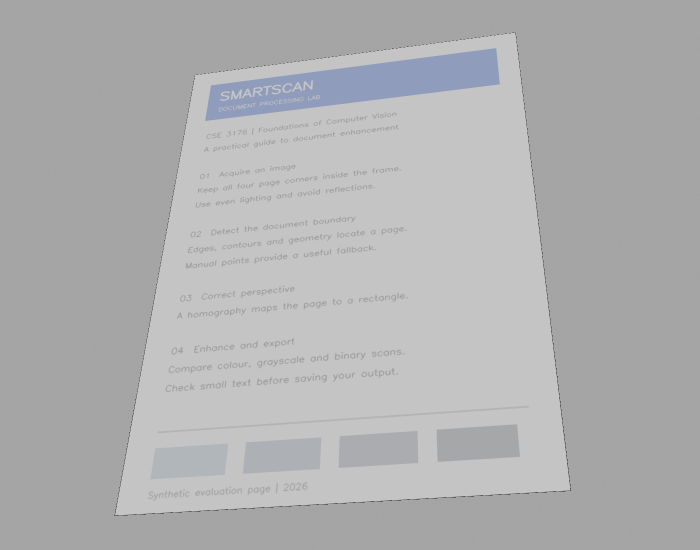
#> input picture sample_images/low_contrast.png, 1400 x 1100 px (shown at 1/2 size)
$ python -i document_detection.py   (imports and definitions only)
#> lines starting #> are read from the running program, lines starting #| are printed output that depends on the picture; after the words box and inside, x2 and y2 are one past the last pixel; in counts of white or black regions, pixels touching at a corner belong together
#> further down, picture is the input picture: shape (1100, 1400, 3); mean B, G, R 177.4, 176.5, 176.1
### src/image_processing.py
"""Image I/O, bounded resizing and independent FCV demonstrations. Arrays are BGR."""
from pathlib import Path
import cv2
import numpy as np
from PIL import Image, ImageOps

MAX_PIXELS = 40_000_000

def validate(image):
    if not isinstance(image, np.ndarray) or image.size == 0 or image.dtype != np.uint8:
        raise ValueError("Expected a nonempty uint8 image.")
    if image.ndim not in (2, 3) or (image.ndim == 3 and image.shape[2] != 3):
        raise ValueError("Expected grayscale or three-channel BGR.")
    if min(image.shape[:2]) < 8:
        raise ValueError("Image must be at least 8 x 8 pixels.")
    return image

# [10 lines left out: function load_image, not called in this run]

def gray(image):
    return image.copy() if image.ndim == 2 else cv2.cvtColor(image, cv2.COLOR_BGR2GRAY)

def resize_longest(image, maximum=1200):
#> called with maximum = 1000
    validate(image)
    scale = min(1., maximum / max(image.shape[:2]))
#> scale = 0.714
    if scale == 1:
        return image.copy(), scale
    return cv2.resize(image, None, fx=scale, fy=scale, interpolation=cv2.INTER_AREA), scale

# [19 lines left out: functions crop, gamma_correct, histogram_image, not called in this run]

TECHNIQUES = ["Grayscale", "Normalize", "Histogram", "Equalize", "CLAHE", "Gaussian", "Median", "Bilateral", "Sharpen", "Gamma", "Binary", "Adaptive", "Morphology", "Canny", "HSV paper mask", "K-means", "Hough lines", "Center crop"]

# [37 lines left out: function demonstrate, not called in this run]

### src/perspective_correction.py
"""Convex four-point validation, stable cyclic ordering, projective rectification."""
import cv2
import numpy as np

def order_corners(points):
    pts = np.asarray(points, np.float32)
    if pts.shape != (4,2) or not np.isfinite(pts).all():
        raise ValueError("Exactly four finite (x,y) corners are required.")
    if len(np.unique(pts,axis=0)) != 4:
        raise ValueError("Corners must be distinct.")
    center = pts.mean(axis=0)
    pts = pts[np.argsort(np.arctan2(pts[:,1]-center[1],pts[:,0]-center[0]))]
    pts = np.roll(pts,-int(np.argmin(pts.sum(axis=1))),axis=0)
    # Image y points downward: TL, TR, BR, BL gives positive signed area.
    if cv2.contourArea(pts,oriented=True) < 0: pts = pts[[0,3,2,1]]
    if not cv2.isContourConvex(pts) or cv2.contourArea(pts) < 16:
        raise ValueError("Corners must form a convex document with a nonzero area.")
    if np.min(np.linalg.norm(pts-np.roll(pts,1,axis=0),axis=1)) < 4:
        raise ValueError("Document edges are too short.")
    return pts

# [19 lines left out: functions validate_corners, warp_document, not called in this run]

### src/document_detection.py
"""Multi-mask quadrilateral proposal + geometric and photometric evidence ranking."""
from dataclasses import dataclass, field
import cv2
import numpy as np
from .image_processing import gray, resize_longest, validate
from .perspective_correction import order_corners

@dataclass
class Detection:
    corners: object = None
    confidence: float = 0.
    strategy: str = "none"
    message: str = "No reliable document. Select four corners manually."
    stages: dict = field(default_factory=dict)

def _hough_proposals(edges):
    """Intersect separated, roughly horizontal and vertical long line pairs."""
    h,w = edges.shape
    lines = cv2.HoughLinesP(edges,1,np.pi/180,60,minLineLength=min(h,w)*.23,maxLineGap=40)
    if lines is None: return []
    horizontal,vertical = [],[]
    for x1,y1,x2,y2 in lines[:,0]:
        dx,dy = x2-x1,y2-y1
        entry = (np.hypot(dx,dy),np.array([y1-y2,x2-x1,x1*y2-x2*y1],float))
        (horizontal if abs(dx)>abs(dy) else vertical).append(entry)
    horizontal = sorted(horizontal,key=lambda t:-t[0])[:7]
    vertical = sorted(vertical,key=lambda t:-t[0])[:7]
    out=[]
    for i,(_,a) in enumerate(horizontal):
        for _,b in horizontal[i+1:]:
            for j,(_,c) in enumerate(vertical):
                for _,d in vertical[j+1:]:
                    points=[]
                    for u,v in [(a,c),(a,d),(b,d),(b,c)]:
                        p=np.cross(u,v)
                        if abs(p[2])<1e-8: break
                        points.append(p[:2]/p[2])
                    if len(points)==4:
                        p=np.float32(points)
                        if (p>=0).all() and (p[:,0]<w).all() and (p[:,1]<h).all(): out.append(p)
    return out

def detect_document(image):
    validate(image)
    small,scale=resize_longest(image,1000)
#> scale = 0.714
    g=gray(small); h,w=g.shape; total=h*w
#> after `h, w = g.shape`: h = 786; w = 1000
#> after `total = h * w`: total = 786000
    smooth=cv2.bilateralFilter(g,7,45,45)
    edges=cv2.Canny(smooth,40,130)
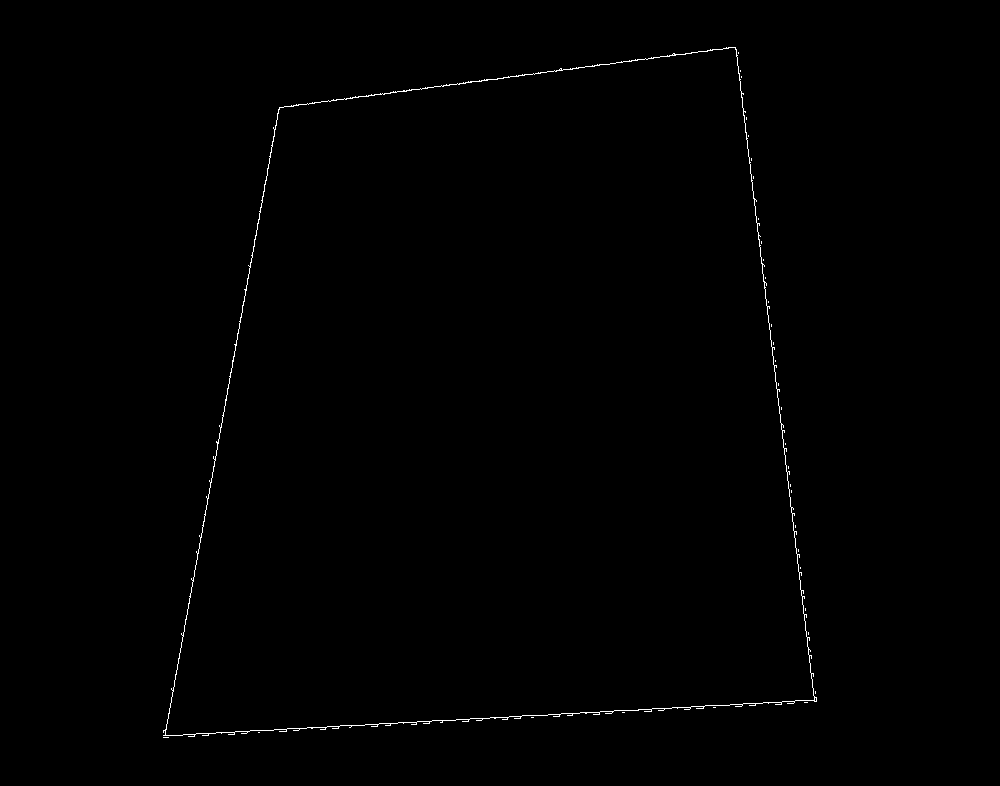
#> edges: shape (786, 1000); 0.39% white in thin lines or dots, all inside (x1, y1, x2, y2) = (163, 47, 817, 738)
    closed=cv2.morphologyEx(edges,cv2.MORPH_CLOSE,np.ones((5,5),np.uint8))
    otsu=cv2.threshold(cv2.GaussianBlur(g,(5,5),0),0,255,cv2.THRESH_BINARY+cv2.THRESH_OTSU)[1]
#> otsu: shape (786, 1000); 39.6% white; 17 white regions (8 under 20 px), largest, box (x1, y1, x2, y2) and area: (166, 48, 814, 735) 310716, (330, 129, 345, 141) 88, (434, 116, 447, 128) 66
    hsv=cv2.inRange(cv2.cvtColor(small,cv2.COLOR_BGR2HSV) if small.ndim==3 else cv2.cvtColor(small,cv2.COLOR_GRAY2BGR), (0,0,110),(179,110,255)) if small.ndim==3 else otsu
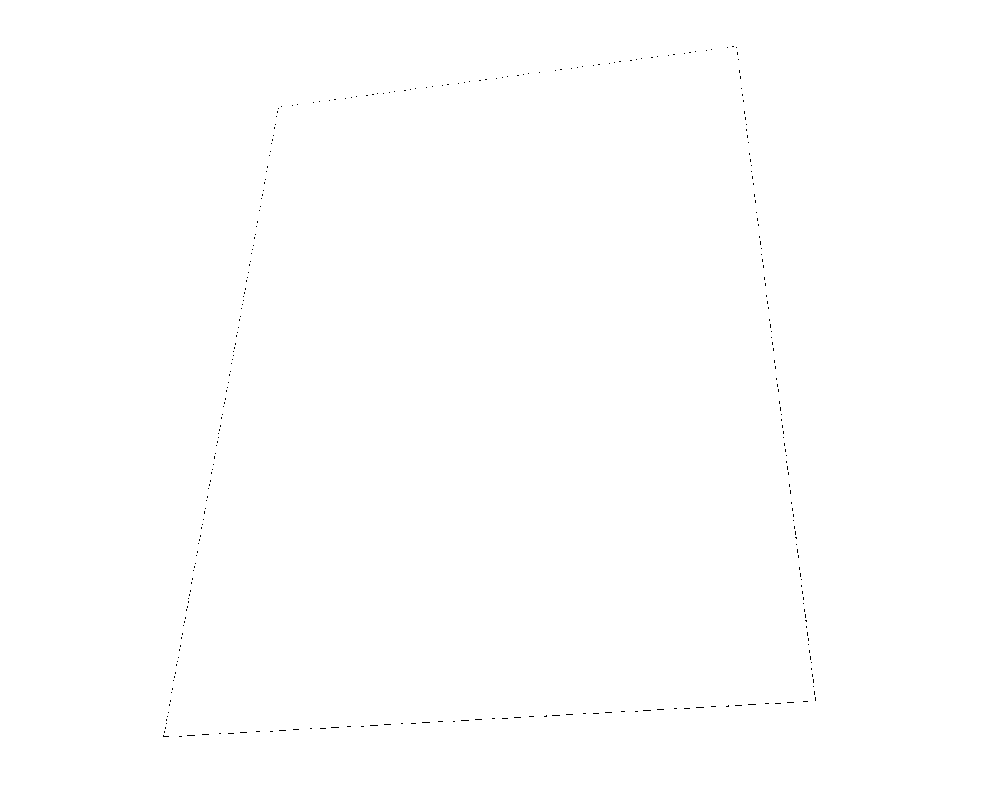
#> hsv: shape (786, 1000); 99.9% white; black in thin lines or dots, all inside (x1, y1, x2, y2) = (163, 46, 816, 737)
    stages={"Grayscale":g,"Filtering":smooth,"Edge detection":edges,"Morphological close":closed,"Paper segmentation":otsu}
    if g.std()<3:
        return Detection(stages=stages)
    proposals=[]; contour_view=small.copy()
    if contour_view.ndim==2: contour_view=cv2.cvtColor(contour_view,cv2.COLOR_GRAY2BGR)
    for name,mask in [("Canny",closed),("Otsu",otsu),("Inverted Otsu",255-otsu),("HSV",hsv)]:
        contours,_=cv2.findContours(mask,cv2.RETR_LIST,cv2.CHAIN_APPROX_SIMPLE)
        for contour in sorted(contours,key=cv2.contourArea,reverse=True)[:20]:
            if cv2.contourArea(contour)<total*.07: continue
            cv2.drawContours(contour_view,[contour],-1,(100,170,70),1)
            hull=cv2.convexHull(contour)
            for epsilon in [.015,.025,.04,.06]:
                poly=cv2.approxPolyDP(hull,epsilon*cv2.arcLength(hull,True),True)
                if len(poly)==4: proposals.append((name,poly.reshape(4,2)))
#> this loop made 4 passes
#> name on passes 1 to 4: 'Canny', 'Otsu', 'Inverted Otsu', 'HSV'
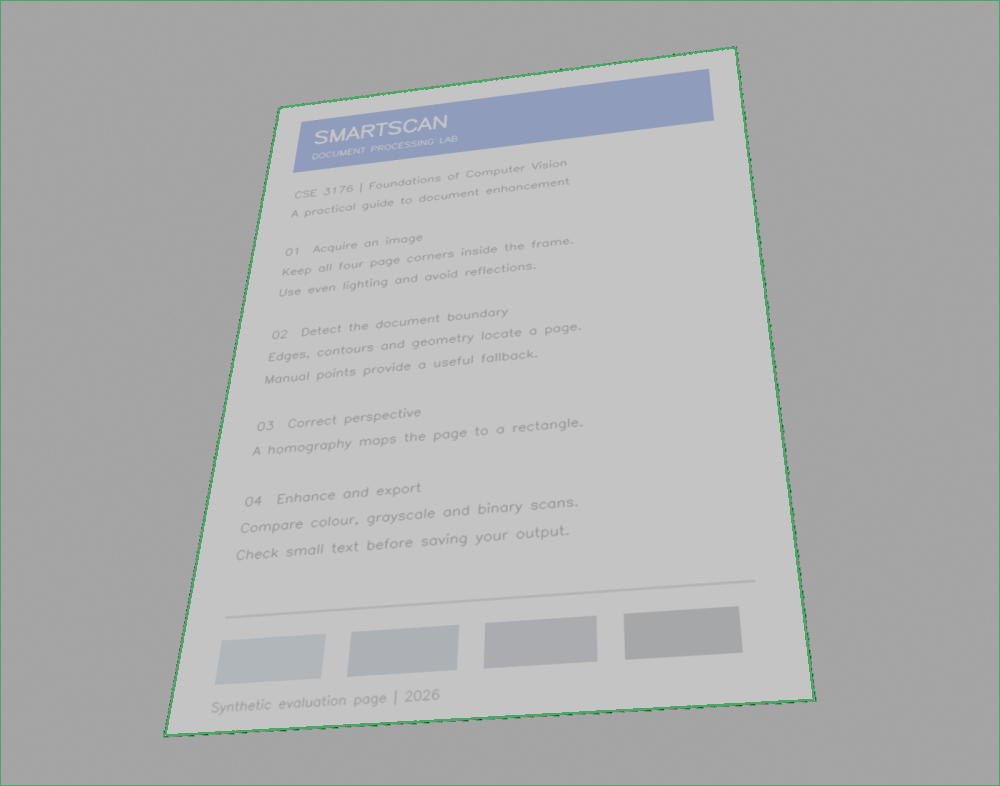
#> contour_view: shape (786, 1000, 3); mean B, G, R 176.5, 176.4, 174.9
#> after the loop, proposals = 24 items
    # Hough is a supporting path when contours do not supply a strong boundary.
    proposals.extend(("Hough intersections",p) for p in _hough_proposals(edges))
#> in _hough_proposals, `lines = cv2.HoughLinesP(edges,1,np.pi/180,60,minLineLength=min(h,w)*.2..`: lines = 13 rows, first 6: [250, 730, 816, 700], [734, 47, 815, 701], [171, 735, 807, 702], [221, 427, 278, 109], [179, 658, 251, 255], [279, 108, 561, 68]
#> the loop in _hough_proposals, `for x1,y1,x2,y2 in lines[:,0]:` made 13 passes
#> (x1, y1, x2, y2, dx, dy, entry) on passes 1 to 11: (250, 730, 816, 700, 566, -30, (566.8, [30, 566, -420680])), (734, 47, 815, 701, 81, 654, (659, [-654, 81, 476229])), (171, 735, 807, 702, 636, -33, (636.9, [33, 636, -473103])), (221, 427, 278, 109, 57, -318, (323.1, [318, 57, -94617])), (179, 658, 251, 255, 72, -403, (409.4, [403, 72, -119513])), (279, 108, 561, 68, 282, -40, (284.8, [40, 282, -41616])), (165, 737, 217, 442, 52, -295, (299.5, [295, 52, -86999])), (368, 96, 674, 53, 306, -43, (309, [43, 306, -45200])), (497, 79, 726, 47, 229, -32, (231.2, [32, 229, -33995])), (736, 49, 816, 701, 80, 652, (656.9, [-652, 80, 475952])), (738, 52, 799, 554, 61, 502, (505.7, [-502, 61, 367304]))
    distance=cv2.distanceTransform(255-edges,cv2.DIST_L2,3)
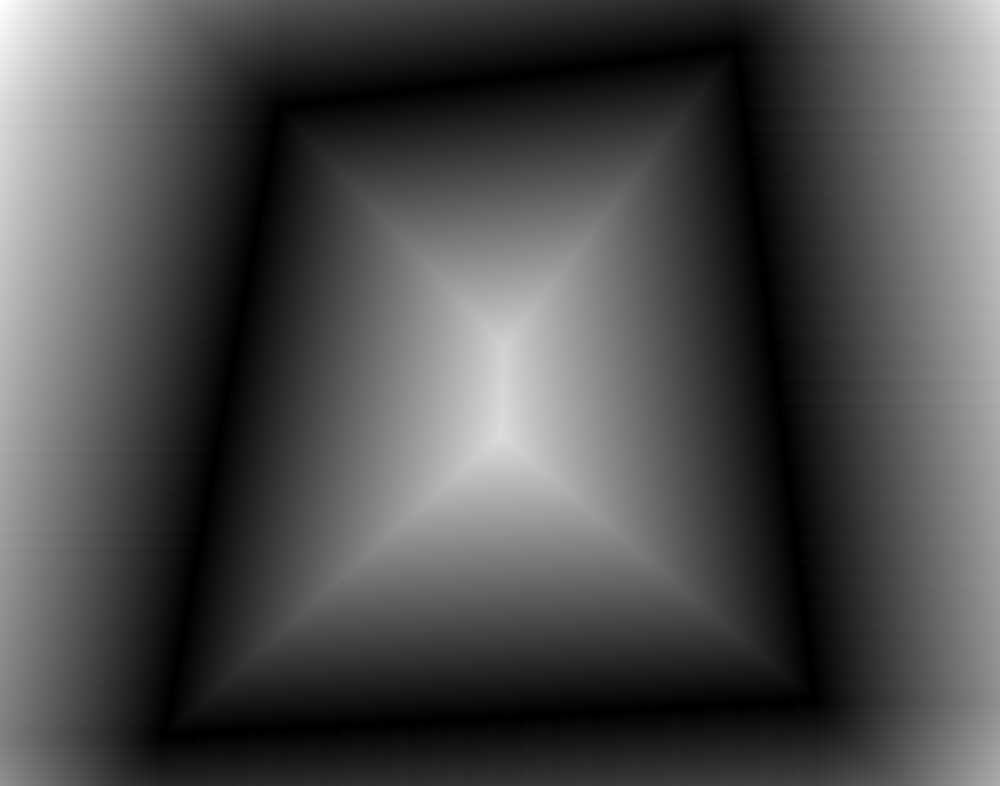
#> distance: shape (786, 1000) float32; min 0, max 310.6, mean 96.3; drawn with min black and max white
    best=None
    for strategy,points in proposals:
        try: p=order_corners(points)
        except ValueError: continue
        area=cv2.contourArea(p)/total
        if not .07<area<.97: continue
        # Reject candidates that merely trace the frame.
        touches=(p[:,0]<3)|(p[:,1]<3)|(p[:,0]>w-4)|(p[:,1]>h-4)
        if touches.sum()>=2: continue
        sides=np.linalg.norm(p-np.roll(p,1,axis=0),axis=1)
        if sides.min()<min(h,w)*.10: continue
        line_support=[]
        for a,b in zip(p,np.roll(p,-1,axis=0)):
            samples=np.linspace(a,b,100).astype(int)
            samples[:,0]=samples[:,0].clip(0,w-1);samples[:,1]=samples[:,1].clip(0,h-1)
            line_support.append(float(np.mean(distance[samples[:,1],samples[:,0]]<4)))
        support=float(np.mean(line_support))
        mask=np.zeros_like(g);cv2.fillConvexPoly(mask,p.astype(int),255)
        inner=cv2.erode(mask,np.ones((11,11),np.uint8))>0
        ring=(cv2.dilate(mask,np.ones((21,21),np.uint8))>0)&(mask==0)
        if not inner.any() or not ring.any(): continue
        separation=min(1.,abs(float(np.median(g[inner]))-float(np.median(g[ring])))/55)
        angles=[]
        for k in range(4):
            a=p[(k-1)%4]-p[k];b=p[(k+1)%4]-p[k]
            angles.append(abs(float(np.dot(a,b)/(np.linalg.norm(a)*np.linalg.norm(b)))))
        geometry=1-float(np.mean(angles))
        score=.42*support+.28*separation+.18*min(area/.6,1)+.12*geometry
        if support<.35 or (separation<.12 and support<.8): continue
        if best is None or score>best[0]: best=(score,p,strategy)
#> this loop made 339 passes
#> (strategy, center in order_corners) on passes 26 to 28: ('Hough intersections', [816, 701.2]), ('Hough intersections', [490.1, 718.2]), ('Hough intersections', [490.4, 718.2])
#> pass 1, in detect_document, `ring=(cv2.dilate(mask,np.ones((21,21),np.uint8))>0)&(mask==0)`:
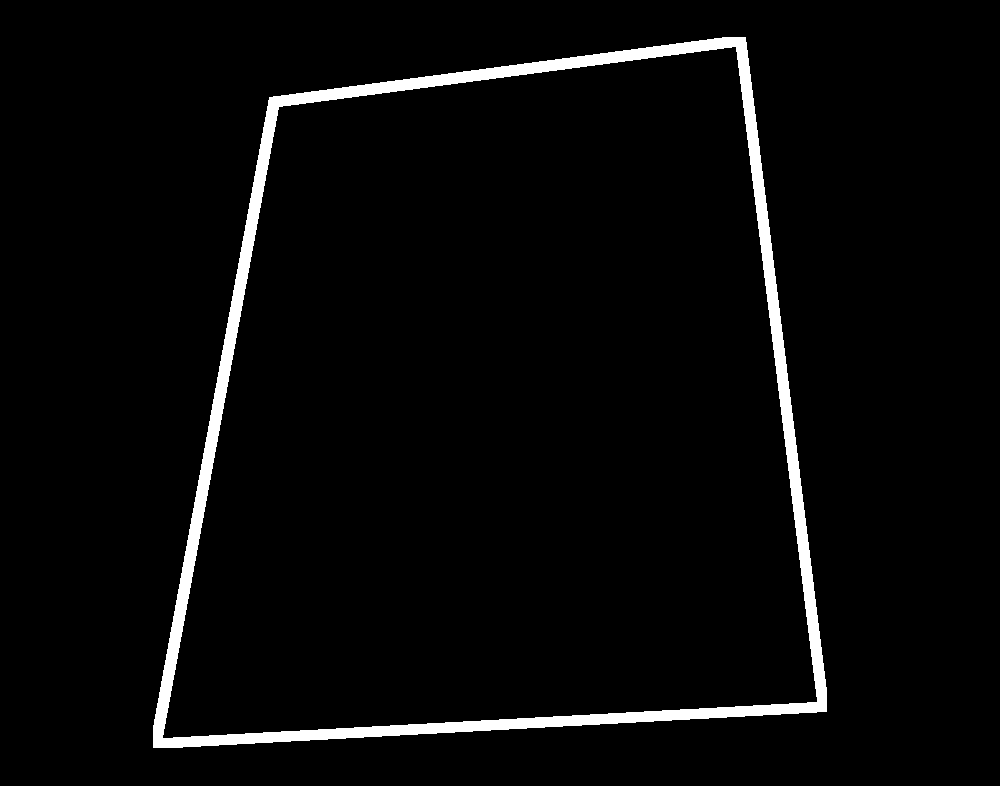
#> ring: shape (786, 1000) bool; 3.5% white; 1 white region, box (x1, y1, x2, y2) and area: (153, 37, 827, 748) 27300
#> after the loop:
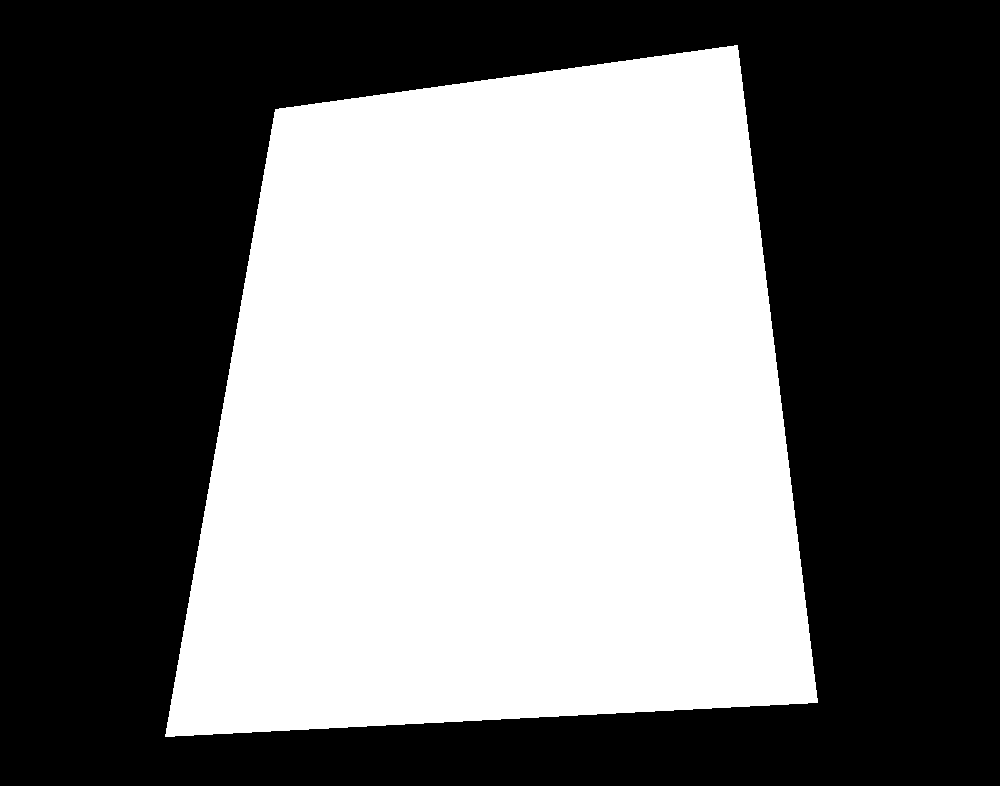
#> mask: shape (786, 1000); 45.6% white; 1 white region, box (x1, y1, x2, y2) and area: (165, 45, 818, 737) 358060
    stages["Contour candidates"]=contour_view
    if best is None or best[0]<.57: return Detection(stages=stages)
    score,p,strategy=best
#> p = [[275.7, 109], [737, 44.14], [817.1, 702.8], [165, 736.9]]; strategy = 'Hough intersections'
    points=p/scale
#> points = [[386, 152.6], [1031.9, 61.8], [1143.9, 983.9], [231, 1031.7]]
    points[:,0]=points[:,0].clip(0,image.shape[1]-1);points[:,1]=points[:,1].clip(0,image.shape[0]-1)
    return Detection(points,round(score,3),strategy,"Boundary found. Check the overlay before exporting.",stages)

def boundary_overlay(image,corners):
    result=image.copy()
    if result.ndim==2: result=cv2.cvtColor(result,cv2.COLOR_GRAY2BGR)
    if corners is not None:
        p=order_corners(corners).astype(int)
        thickness=max(2,max(image.shape[:2])//350)
        cv2.polylines(result,[p],True,(96,220,70),thickness)
        for i,(x,y) in enumerate(p):
            cv2.circle(result,(x,y),thickness*3,(40,180,255),-1)
            cv2.putText(result,str(i+1),(x+8,y+20),0,max(.5,thickness*.25),(20,40,80),thickness)
    return result

>>> import cv2
>>> picture = cv2.imread('../sample_images/low_contrast.png')
>>> result = detect_document(picture)
